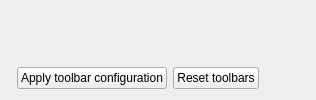
           <widget class="QWidget" name="toolbarPage">
            <layout class="QGridLayout" name="gridLayout_44">
             <item row="1" column="3">
              <spacer name="horizontalSpacer_9">
               <property name="orientation">
                <enum>Qt::Horizontal</enum>
               </property>
               <property name="sizeHint" stdset="0">
                <size>
                 <width>40</width>
                 <height>20</height>
                </size>
               </property>
              </spacer>
             </item>
             <item row="1" column="1">
              <widget class="QPushButton" name="applyToolbarButton">
               <property name="text">
                <string>Apply toolbar configuration</string>
               </property>
               <property name="icon">
                <iconset theme="document-save" resource="../breeze-pkbsuite.qrc">
                 <normaloff>:/icons/breeze-pkbsuite/16x16/document-save.svg</normaloff>:/icons/breeze-pkbsuite/16x16/document-save.svg</iconset>
               </property>
              </widget>
             </item>
             <item row="0" column="0" colspan="4">
              <widget class="Toolbar_Editor" name="toolbarEditor" native="true"/>
             </item>
             <item row="1" column="2">
              <widget class="QPushButton" name="resetToolbarPushButton">
               <property name="text">
                <string>Reset toolbars</string>
               </property>
               <property name="icon">
                <iconset resource="../breeze-pkbsuite.qrc">
                 <normaloff>:/icons/breeze-pkbsuite/16x16/window-close.svg</normaloff>:/icons/breeze-pkbsuite/16x16/window-close.svg</iconset>
               </property>
              </widget>
             </item>
            </layout>
           </widget>
